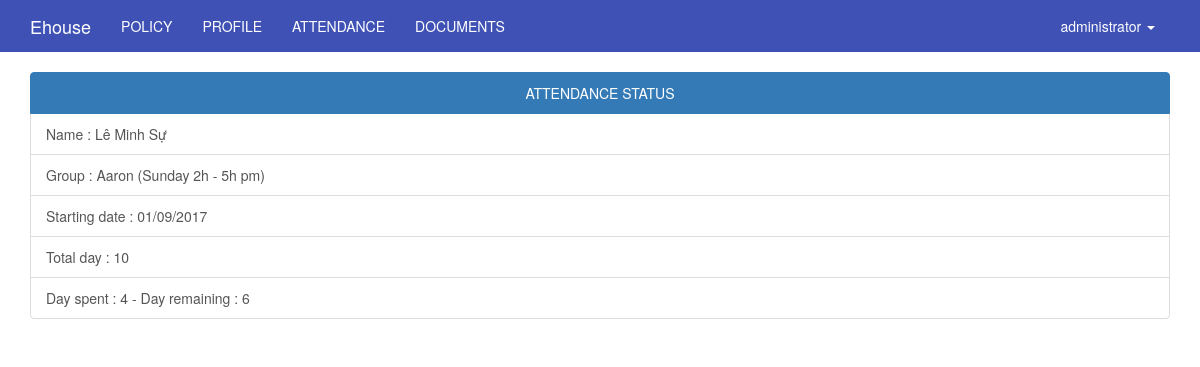
/index.php/member/info/calendar?course_id=1 (signed in), run on the app's committed database.
### tables this page shows
CREATE TABLE `users` (
  `id` int(11) UNSIGNED NOT NULL,
  `ip_address` varchar(15) NOT NULL,
  `username` varchar(100) NOT NULL,
  `password` varchar(255) NOT NULL,
  `salt` varchar(255) DEFAULT NULL,
  `email` varchar(100) NOT NULL,
  `activation_code` varchar(40) DEFAULT NULL,
  `forgotten_password_code` varchar(40) DEFAULT NULL,
  `forgotten_password_time` int(11) UNSIGNED DEFAULT NULL,
  `remember_code` varchar(40) DEFAULT NULL,
  `created_on` int(11) UNSIGNED NOT NULL,
  `last_login` int(11) UNSIGNED DEFAULT NULL,
  `active` tinyint(1) UNSIGNED DEFAULT NULL,
  `first_name` varchar(50) DEFAULT NULL,
  `last_name` varchar(50) DEFAULT NULL,
  `company` varchar(100) DEFAULT NULL,
  `birth_day` varchar(50) NOT NULL,
  `phone` varchar(20) DEFAULT NULL,
  `address` varchar(255) DEFAULT NULL,
  `profile` text,
  `modified_date` datetime DEFAULT NULL
);

CREATE TABLE `course` (
  `id` int(11) NOT NULL,
  `name` varchar(255) NOT NULL,
  `teacher` varchar(255) NOT NULL,
  `total_day` int(11) NOT NULL,
  `start_date` varchar(50) NOT NULL,
  `end_date` varchar(50) DEFAULT NULL,
  `description` text,
  `active` tinyint(1) NOT NULL DEFAULT '1',
  `modified_date` datetime DEFAULT NULL
);

### application/controllers/member/Info.php (called while the page is built, shortened)
<?php
class Info extends Admin_Controller {
    function __construct(){
        parent::__construct();
        $this->load->library('ion_auth');
        $this->load->library('postal');
        $this->load->helper('url');
        $this->current_user = $this->ion_auth->user()->row();
        $this->data['current_user'] = $this->current_user;
        $this->data['current_user_menu'] = '';
        $this->load->model('calendar_model');
        $this->load->model('course_model');
    }
    public function calendar(){
        $this->data['user_name'] = $this->current_user->username;
        $this->data['full_name'] = $this->current_user->last_name.' '.$this->current_user->first_name;
        $this->data['course_id'] = $this->input->get('course_id');
        $input['where'] = array('id' => $this->data['course_id']);
        $this->data['course'] = $this->course_model->get_row($input);
        $input['where'] = array('user_name' => $this->current_user->username, 'course_id' => $this->data['course_id'], 'color' => '#3a87ad');
        $this->data['days_spent'] = $this->calendar_model->get_total($input);
        $this->data['days_remaining'] = $this->data['course']->total_day - $this->data['days_spent'];
        $this->load->view('member/calendar_view', $this->data);
    }
}

### index.php (called while the page is built, shortened)
<?php
require_once BASEPATH.'core/CodeIgniter.php';

### application/helpers/common_helper.php (called while the page is built, shortened)
<?php
	function public_helper($string = '')
	{
		return base_url('public/'.$string);
	}
?>

### application/libraries/Ion_auth.php (called while the page is built, shortened)
<?php  if ( ! defined('BASEPATH')) exit('No direct script access allowed');
class Ion_auth
{
    public function __construct()
    {
        $this->_cache_user_in_group =& $this->ion_auth_model->_cache_user_in_group;
        $this->ion_auth_model->trigger_events('library_constructor');
    }
    public function __call($method, $arguments)
    {
        return call_user_func_array( array($this->ion_auth_model, $method), $arguments);
    }
    public function __get($var)
    {
        return get_instance()->$var;
    }
    public function logged_in()
    {
        $this->ion_auth_model->trigger_events('logged_in');
        return (bool) $this->session->userdata('identity');
    }
    public function in_group($check_group, $id=false, $check_all = false)
    {
        $this->ion_auth_model->trigger_events('in_group');
        return $check_all;
    }
}

### application/libraries/Session.php (called while the page is built, shortened)
<?php if ( ! defined('BASEPATH')) exit('No direct script access allowed');
class Session
{
    protected $sess_namespace = '';
    protected $store = array();
     private function initialize()
     {
        if (isset($_SESSION[$this->sess_namespace]) ) {
            $this->store = $_SESSION[$this->sess_namespace];
        }
        $destroy = false;
        if (!$destroy) {
            return;
        }
    }
    public function userdata($value)
    {
        if (isset($this->store[$value])) {
            return $this->store[$value];
        } else {
            return false;
        }
    }
    public function set_userdata($data = array(), $value = '')
    {
        if (is_string($data)) {
            $data = array($data => $value);
        }
        foreach ($data as $key => $val) {
            $this->store[$key] = $val;
        }
    }
}

### application/models/Ion_auth_model.php (called while the page is built, shortened)
<?php  if ( ! defined('BASEPATH')) exit('No direct script access allowed');
class Ion_auth_model extends CI_Model
{
    public $tables = array();
    public $_ion_where = array();
    public $_ion_select = array();
    public $_ion_limit = NULL;
    public $_ion_offset = NULL;
    public $_ion_order_by = NULL;
    public $_ion_order = NULL;
    protected $response = NULL;
    public function __construct()
    {
        $this->config->load('ion_auth', TRUE);
        $this->tables  = $this->config->item('tables', 'ion_auth');
    }
    public function limit($limit)
    {
        $this->_ion_limit = $limit;
        return $this;
    }
    public function where($where, $value = NULL)
    {
        if (!is_array($where))
        {
            $where = array($where => $value);
        }
        array_push($this->_ion_where, $where);
        return $this;
    }
    public function order_by($by, $order='desc')
    {
        $this->_ion_order_by = $by;
        $this->_ion_order    = $order;
        return $this;
    }
    public function row()
    {
        $row = $this->response->row();
        return $row;
    }
    public function users($groups = NULL)
    {
        if (isset($this->_ion_select) && !empty($this->_ion_select))
        {
            foreach ($this->_ion_select as $select)
            {
                $this->db->select($select);
            }
            $this->_ion_select = array();
        }
        else
        {
            $this->db->select(array(
                $this->tables['users'].'.*',
                $this->tables['users'].'.id as id',
                $this->tables['users'].'.id as user_id'
            ));
        }
        if (isset($this->_ion_where) && !empty($this->_ion_where))
        {
            foreach ($this->_ion_where as $where)
            {
                $this->db->where($where);
            }
            $this->_ion_where = array();
        }
        if (isset($this->_ion_limit) && isset($this->_ion_offset))
        {
            $this->db->limit($this->_ion_limit, $this->_ion_offset);
            $this->_ion_limit  = NULL;
            $this->_ion_offset = NULL;
        }
        else if (isset($this->_ion_limit))
        {
            $this->db->limit($this->_ion_limit);
            $this->_ion_limit  = NULL;
        }
        if (isset($this->_ion_order_by) && isset($this->_ion_order))
        {
            $this->db->order_by($this->_ion_order_by, $this->_ion_order);
            $this->_ion_order    = NULL;
            $this->_ion_order_by = NULL;
        }
        $this->response = $this->db->get($this->tables['users']);
        return $this;
    }
    public function user($id = NULL)
    {
        $id = isset($id) ? $id : $this->session->userdata('user_id');
        $this->users();
        return $this;
    }
}

### application/core/MY_Controller.php (called while the page is built, shortened)
<?php
class Admin_Controller extends MY_Controller
{
	function __construct()
	{
		$current_user = $this->ion_auth->user()->row();
	}
}

### application/models/Course_model.php (called while the page is built, shortened)
<?php
class Course_model extends MY_Model
{
    function __construct()
    {
        $this->table = 'course';
    }
}

### application/core/MY_Model.php (called while the page is built, shortened)
<?php if ( ! defined('BASEPATH')) exit('No direct script access allowed');
class MY_Model extends CI_Model {
    var $table = '';
    var $key = 'id';
    var $order = '';
    function get_row($input = array()){
        $query = $this->db->get($this->table);
        return $query->row();
    }
    protected function get_list_set_input($input = array())
    {
        if ((isset($input['where'])) && $input['where'])
        {
            $this->db->where($input['where']);
        }
        if (isset($input['order'][0]) && isset($input['order'][1]))
        {
            $this->db->order_by($input['order'][0], $input['order'][1]);
        }
        else
        {
            $order = ($this->order == '') ? array($this->table.'.'.$this->key, 'desc') : $this->order;
            $this->db->order_by($order[0], $order[1]);
        }
    }
}
?>

### application/views/member/calendar_view.php (the view, shortened to what this page needs)
<?php include "header_view.php"; ?>
<link rel='stylesheet' href="<?php echo public_helper('fullcalendar/fullcalendar.min.css'); ?>" />
<link href="<?php echo public_helper('fullcalendar/fullcalendar.print.css'); ?>" rel='stylesheet' media='print' />
<div id='wrap' class="container">
	<div >
		<div class="list-group">
			<a href="#" class="list-group-item active text-center">
			ATTENDANCE STATUS
			</a>
			<a href="#" class="list-group-item">Name : <?php echo $full_name; ?></a>
			<a href="#" class="list-group-item">Group : <?php echo $course->name; ?></a>
			<a href="#" class="list-group-item">Starting date : <?php echo $course->start_date; ?></a>
			<a href="#" class="list-group-item">Total day : <?php echo $course->total_day; ?></a>
			<a href="#" class="list-group-item">Day spent : <?php echo $days_spent; ?> - Day remaining : <?php echo $days_remaining; ?></a>
		</div>
	</div>
</div>

### application/views/member/header_view.php (shortened to what this page needs)
    <link rel="stylesheet" href="<?php echo public_helper('lib/bootstrap/css/bootstrap.min.css'); ?>"/>
    <link rel="stylesheet" href="<?php echo public_helper('lib/font-awesome/css/font-awesome.min.css'); ?>"/>
    <link href="<?php echo public_helper('lib/datetime-picker/datetimepicker.css')?>" rel="stylesheet">
    <link rel="stylesheet" href="http://code.jquery.com/ui/1.10.3/themes/smoothness/jquery-ui.css" />
    <link href="https://cdnjs.cloudflare.com/ajax/libs/bootstrap3-dialog/1.34.5/css/bootstrap-dialog.min.css" rel="stylesheet" type="text/css" />
    <link rel="stylesheet" href="<?php echo public_helper('css/admin.css'); ?>" type="text/css" />
<!DOCTYPE html>
<html>
<head>
</head>
<body>
    <nav class="navbar navbar-inverse">
        <div class="container">
            <div class="navbar-header">
                <a class="navbar-brand" href="<?php echo base_url(); ?>" target="_new"><?php echo 'Ehouse'?></a>
            </div>
            <div id="navbar" class="collapse navbar-collapse">
                <ul class="nav navbar-nav">
                    <li><?php echo anchor('member/info/policy','POLICY');?></li>
                    <li><?php echo anchor('member/info/profile','PROFILE');?></li>
                    <li><?php echo anchor('member/info/attendance','ATTENDANCE');?></li>
                    <li><?php echo anchor('member/info/document','DOCUMENTS');?></li>
                </ul>
                <ul class="nav navbar-nav navbar-right">
                    <li class="dropdown">
                        <a href="#" class="dropdown-toggle" data-toggle="dropdown" role="button" aria-expanded="false"><?php echo $this->ion_auth->user()->row()->username;?> <span class="caret"></span></a>
                    </li>
                </ul>
            </div>
        </div>
    </nav>

### public/css/admin.css (style rules this page uses)
.navbar-inverse { background-color: #3F51B5; border-color: #3F51B5; border-radius: inherit; }
.navbar-inverse .navbar-nav>li>a { color: white; }
.navbar-inverse .navbar-brand { color: white; }

### data on the page
users: id+username "administrator"
course: name "Aaron (Sunday 2h - 5h pm)", start_date "01/09/2017", total_day "10"

### other printed values
anchor('member/info/policy','POLICY') "POLICY"
anchor('member/info/profile','PROFILE') "PROFILE"
anchor('member/info/attendance','ATTENDANCE') "ATTENDANCE"
anchor('member/info/document','DOCUMENTS') "DOCUMENTS"
$full_name "Lê Minh Sự"
$days_spent "4"
$days_remaining "6"
